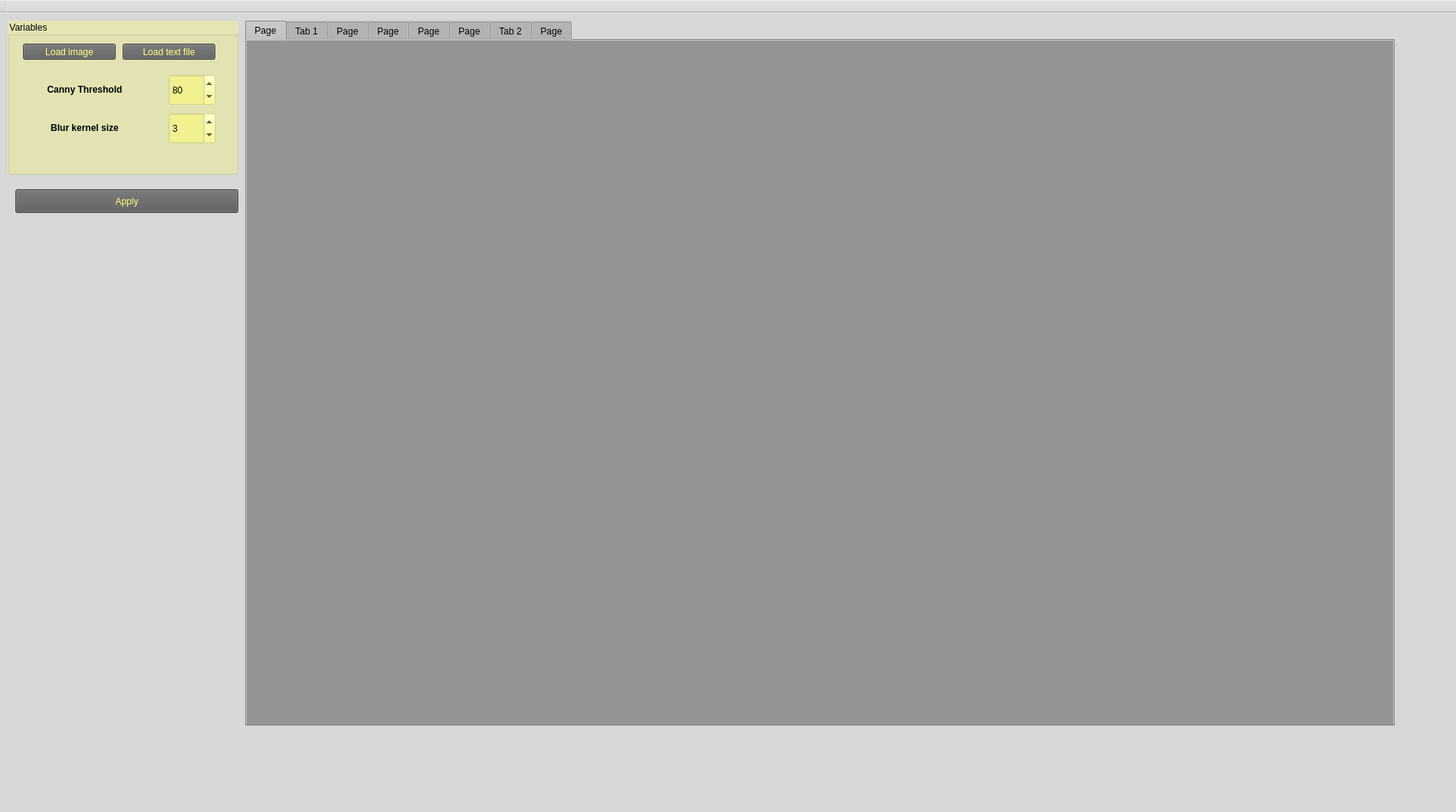
<?xml version="1.0" encoding="UTF-8"?>
<ui version="4.0">
 <class>MainWindow</class>
 <widget class="QMainWindow" name="MainWindow">
  <property name="geometry">
   <rect>
    <x>0</x>
    <y>0</y>
    <width>1900</width>
    <height>1060</height>
   </rect>
  </property>
  <property name="windowTitle">
   <string>MainWindow</string>
  </property>
  <property name="styleSheet">
   <string notr="true">background-color: rgb(216, 216, 216);</string>
  </property>
  <widget class="QWidget" name="centralWidget">
   <widget class="QGroupBox" name="groupBox">
    <property name="geometry">
     <rect>
      <x>10</x>
      <y>10</y>
      <width>301</width>
      <height>201</height>
     </rect>
    </property>
    <property name="styleSheet">
     <string notr="true">font: 14pt &quot;Nirmala UI&quot;;
background-color: rgba(249, 249, 124, 100);</string>
    </property>
    <property name="title">
     <string>Variables</string>
    </property>
    <widget class="QLabel" name="label">
     <property name="geometry">
      <rect>
       <x>0</x>
       <y>70</y>
       <width>201</width>
       <height>41</height>
      </rect>
     </property>
     <property name="whatsThis">
      <string>&lt;html&gt;&lt;head/&gt;&lt;body&gt;&lt;p align=&quot;center&quot;&gt;&lt;br/&gt;&lt;/p&gt;&lt;/body&gt;&lt;/html&gt;</string>
     </property>
     <property name="styleSheet">
      <string notr="true">font: 75 11pt &quot;MS Shell Dlg 2&quot;;
background-color: rgba(255, 255, 255, 0);</string>
     </property>
     <property name="text">
      <string>&lt;html&gt;&lt;head/&gt;&lt;body&gt;&lt;p align=&quot;center&quot;&gt;&lt;span style=&quot; font-weight:600;&quot;&gt;Canny Threshold&lt;/span&gt;&lt;/p&gt;&lt;/body&gt;&lt;/html&gt;</string>
     </property>
    </widget>
    <widget class="QSpinBox" name="spinCanny">
     <property name="geometry">
      <rect>
       <x>210</x>
       <y>70</y>
       <width>61</width>
       <height>41</height>
      </rect>
     </property>
     <property name="minimum">
      <number>10</number>
     </property>
     <property name="maximum">
      <number>210</number>
     </property>
     <property name="singleStep">
      <number>10</number>
     </property>
     <property name="value">
      <number>80</number>
     </property>
    </widget>
    <widget class="QLabel" name="label_2">
     <property name="geometry">
      <rect>
       <x>0</x>
       <y>120</y>
       <width>201</width>
       <height>41</height>
      </rect>
     </property>
     <property name="whatsThis">
      <string>&lt;html&gt;&lt;head/&gt;&lt;body&gt;&lt;p align=&quot;center&quot;&gt;&lt;br/&gt;&lt;/p&gt;&lt;/body&gt;&lt;/html&gt;</string>
     </property>
     <property name="styleSheet">
      <string notr="true">font: 75 11pt &quot;MS Shell Dlg 2&quot;;
background-color: rgba(255, 255, 255, 0);</string>
     </property>
     <property name="text">
      <string>&lt;html&gt;&lt;head/&gt;&lt;body&gt;&lt;p align=&quot;center&quot;&gt;&lt;span style=&quot; font-weight:600;&quot;&gt;Blur kernel size&lt;/span&gt;&lt;/p&gt;&lt;/body&gt;&lt;/html&gt;</string>
     </property>
    </widget>
    <widget class="QSpinBox" name="spinKernel">
     <property name="geometry">
      <rect>
       <x>210</x>
       <y>120</y>
       <width>61</width>
       <height>41</height>
      </rect>
     </property>
     <property name="minimum">
      <number>1</number>
     </property>
     <property name="maximum">
      <number>5</number>
     </property>
     <property name="singleStep">
      <number>1</number>
     </property>
     <property name="value">
      <number>3</number>
     </property>
    </widget>
    <widget class="QPushButton" name="imageSelector">
     <property name="geometry">
      <rect>
       <x>20</x>
       <y>30</y>
       <width>121</width>
       <height>21</height>
      </rect>
     </property>
     <property name="styleSheet">
      <string notr="true">background-color: rgb(93, 93, 93);
color: rgb(255, 255, 127);
font: 9pt &quot;MS Shell Dlg 2&quot;;</string>
     </property>
     <property name="text">
      <string>Load image</string>
     </property>
     <property name="checkable">
      <bool>false</bool>
     </property>
     <property name="flat">
      <bool>false</bool>
     </property>
    </widget>
    <widget class="QPushButton" name="textSelector">
     <property name="geometry">
      <rect>
       <x>150</x>
       <y>30</y>
       <width>121</width>
       <height>21</height>
      </rect>
     </property>
     <property name="styleSheet">
      <string notr="true">background-color: rgb(93, 93, 93);
color: rgb(255, 255, 127);
font: 9pt &quot;MS Shell Dlg 2&quot;;</string>
     </property>
     <property name="text">
      <string>Load text file</string>
     </property>
    </widget>
   </widget>
   <widget class="QPushButton" name="applyButton">
    <property name="geometry">
     <rect>
      <x>20</x>
      <y>230</y>
      <width>291</width>
      <height>31</height>
     </rect>
    </property>
    <property name="styleSheet">
     <string notr="true">background-color: rgb(91, 91, 91);
color: rgb(255, 255, 127);</string>
    </property>
    <property name="text">
     <string>Apply</string>
    </property>
   </widget>
   <widget class="QTabWidget" name="tabWidget">
    <property name="geometry">
     <rect>
      <x>320</x>
      <y>10</y>
      <width>1500</width>
      <height>921</height>
     </rect>
    </property>
    <property name="styleSheet">
     <string notr="true">background-color: rgb(184, 184, 184);</string>
    </property>
    <property name="currentIndex">
     <number>0</number>
    </property>
    <widget class="QWidget" name="tabImg">
     <property name="styleSheet">
      <string notr="true">background-color: rgb(0, 0, 0);</string>
     </property>
     <attribute name="title">
      <string>Page</string>
     </attribute>
     <widget class="QLabel" name="labelOriginal">
      <property name="geometry">
       <rect>
        <x>0</x>
        <y>0</y>
        <width>1500</width>
        <height>900</height>
       </rect>
      </property>
      <property name="styleSheet">
       <string notr="true">background-color: rgb(148, 148, 148);</string>
      </property>
      <property name="text">
       <string/>
      </property>
     </widget>
    </widget>
    <widget class="QWidget" name="tabPts">
     <attribute name="title">
      <string>Tab 1</string>
     </attribute>
     <widget class="QLabel" name="labelPoints">
      <property name="geometry">
       <rect>
        <x>0</x>
        <y>0</y>
        <width>1500</width>
        <height>900</height>
       </rect>
      </property>
      <property name="styleSheet">
       <string notr="true">background-color: rgb(148, 148, 148);</string>
      </property>
      <property name="text">
       <string/>
      </property>
     </widget>
    </widget>
    <widget class="QWidget" name="tabChs">
     <attribute name="title">
      <string>Page</string>
     </attribute>
     <widget class="QLabel" name="labelChars">
      <property name="geometry">
       <rect>
        <x>0</x>
        <y>0</y>
        <width>1500</width>
        <height>900</height>
       </rect>
      </property>
      <property name="styleSheet">
       <string notr="true">background-color: rgb(148, 148, 148);</string>
      </property>
      <property name="text">
       <string/>
      </property>
     </widget>
    </widget>
    <widget class="QWidget" name="tabLin">
     <attribute name="title">
      <string>Page</string>
     </attribute>
     <widget class="QLabel" name="labelLines">
      <property name="geometry">
       <rect>
        <x>0</x>
        <y>0</y>
        <width>1500</width>
        <height>900</height>
       </rect>
      </property>
      <property name="styleSheet">
       <string notr="true">background-color: rgb(148, 148, 148);</string>
      </property>
      <property name="text">
       <string/>
      </property>
     </widget>
    </widget>
    <widget class="QWidget" name="tab_2">
     <attribute name="title">
      <string>Page</string>
     </attribute>
     <widget class="QLabel" name="labelSimple">
      <property name="geometry">
       <rect>
        <x>0</x>
        <y>0</y>
        <width>1500</width>
        <height>900</height>
       </rect>
      </property>
      <property name="styleSheet">
       <string notr="true">background-color: rgb(148, 148, 148);</string>
      </property>
      <property name="text">
       <string/>
      </property>
     </widget>
    </widget>
    <widget class="QWidget" name="tab_3">
     <attribute name="title">
      <string>Page</string>
     </attribute>
     <widget class="QLabel" name="labelReduced">
      <property name="geometry">
       <rect>
        <x>0</x>
        <y>0</y>
        <width>1500</width>
        <height>900</height>
       </rect>
      </property>
      <property name="styleSheet">
       <string notr="true">background-color: rgb(148, 148, 148);</string>
      </property>
      <property name="text">
       <string/>
      </property>
     </widget>
    </widget>
    <widget class="QWidget" name="tabPol">
     <attribute name="title">
      <string>Tab 2</string>
     </attribute>
     <widget class="QLabel" name="labelPoly">
      <property name="geometry">
       <rect>
        <x>0</x>
        <y>0</y>
        <width>1500</width>
        <height>900</height>
       </rect>
      </property>
      <property name="styleSheet">
       <string notr="true">background-color: rgb(148, 148, 148);</string>
      </property>
      <property name="text">
       <string/>
      </property>
     </widget>
    </widget>
    <widget class="QWidget" name="tab">
     <attribute name="title">
      <string>Page</string>
     </attribute>
     <widget class="QLabel" name="labelContour">
      <property name="geometry">
       <rect>
        <x>0</x>
        <y>0</y>
        <width>1500</width>
        <height>900</height>
       </rect>
      </property>
      <property name="styleSheet">
       <string notr="true">background-color: rgb(148, 148, 148);</string>
      </property>
      <property name="text">
       <string/>
      </property>
     </widget>
    </widget>
   </widget>
  </widget>
  <widget class="QMenuBar" name="menuBar">
   <property name="geometry">
    <rect>
     <x>0</x>
     <y>0</y>
     <width>1900</width>
     <height>21</height>
    </rect>
   </property>
  </widget>
  <widget class="QToolBar" name="mainToolBar">
   <attribute name="toolBarArea">
    <enum>TopToolBarArea</enum>
   </attribute>
   <attribute name="toolBarBreak">
    <bool>false</bool>
   </attribute>
  </widget>
  <widget class="QStatusBar" name="statusBar"/>
 </widget>
 <layoutdefault spacing="6" margin="11"/>
 <resources/>
 <connections/>
</ui>
